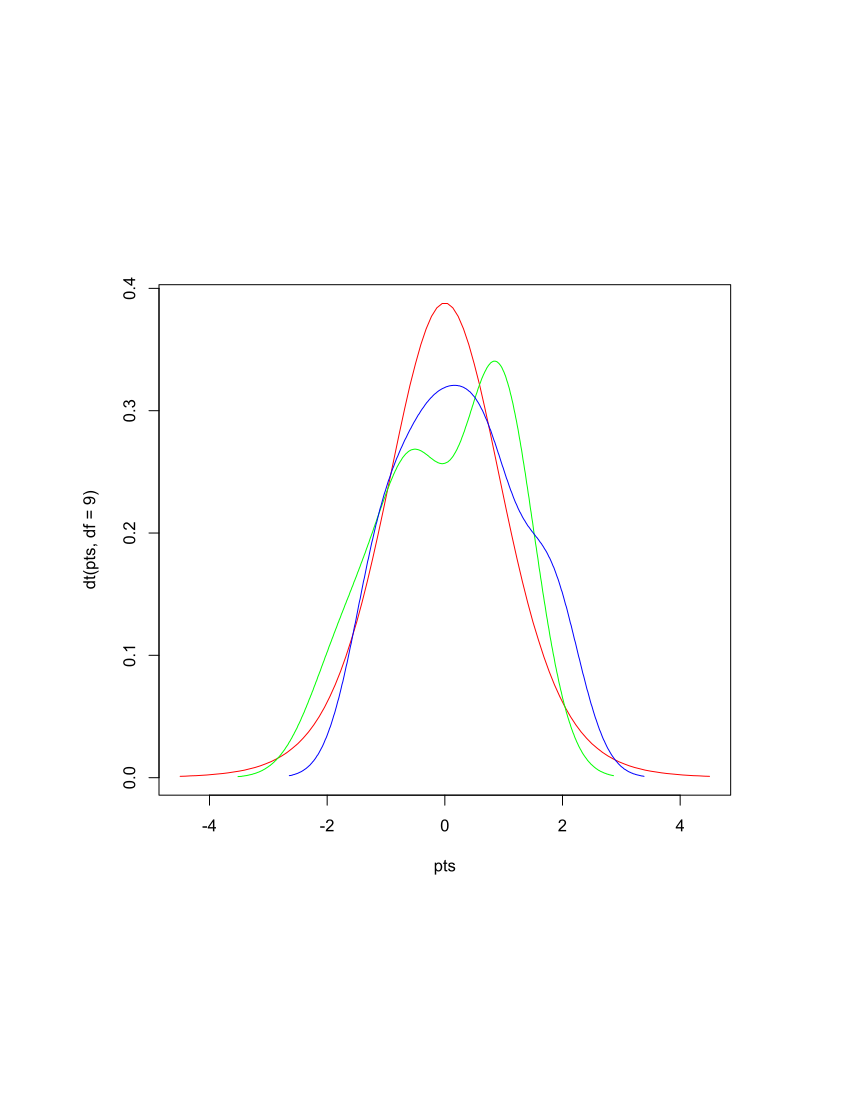

Write the R code that produced this figure.
Author: Usman-Aguda, Date: 10/29/2024, Purpose: Calculate T test

#Create 2 variable groups x and y

x = rnorm(10)
y = rnorm(10)

#Plot x and y variables to check if they follow a normal distribution

pts = seq(-4.5,4.5,length=100)
plot(pts,dt(pts,df=9),col='red',type='l')
lines(density(x), col='green')
lines(density(y), col='blue')
ttest = t.test(x,y)
       Welch Two Sample t-test

data:  x and y
t = 1.7673, df = 17.909, p-value = 0.09421
alternative hypothesis: true difference in means is not equal to 0
95 percent confidence interval:
 -0.1162487  1.3450133
sample estimates:
 mean of x  mean of y 
 0.2779186 -0.3364637 
